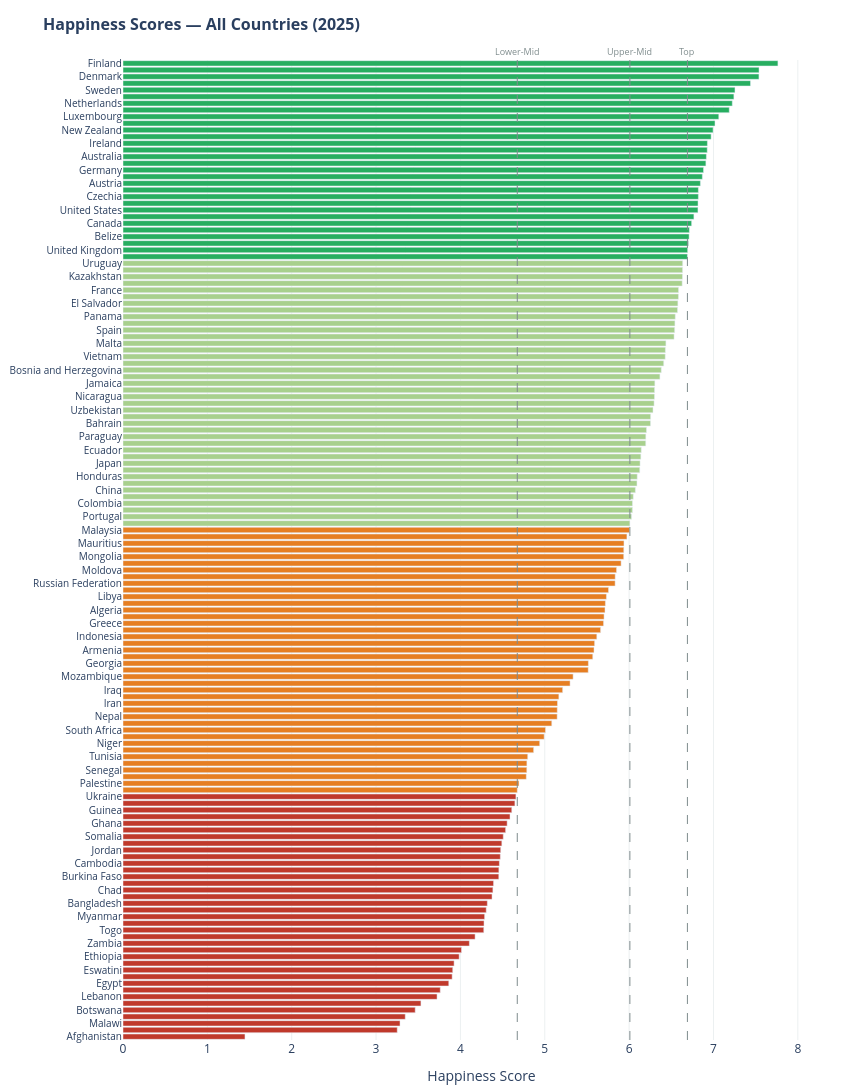

The notebook cell saved with this chart:
### Code cell
# Horizontal bar chart — all 147 countries sorted by score
df_sorted = df25.sort_values("happiness_score")
bar_colors = [color_map[t] for t in df_sorted["tier"]]

fig2 = go.Figure(go.Bar(
    x=df_sorted["happiness_score"],
    y=df_sorted["country"],
    orientation="h",
    marker_color=bar_colors,
    hovertemplate="<b>%{y}</b><br>Score: %{x:.3f}<extra></extra>",
))

# Tier boundary lines
boundaries = [
    (df25[df25["tier"] == "Top"]["happiness_score"].min(), "Top"),
    (df25[df25["tier"] == "Upper-Mid"]["happiness_score"].min(), "Upper-Mid"),
    (df25[df25["tier"] == "Lower-Mid"]["happiness_score"].min(), "Lower-Mid"),
]
for x_val, label in boundaries:
    fig2.add_vline(
        x=x_val, line_dash="dash", line_color="#7f8c8d", line_width=1,
        annotation_text=label, annotation_position="top",
        annotation_font_size=9, annotation_font_color="#7f8c8d",
    )

fig2.update_layout(
    title="<b>Happiness Scores — All Countries (2025)</b>",
    xaxis_title="Happiness Score",
    xaxis_range=[0, 8.5],
    height=3200, width=860,
    plot_bgcolor="white", paper_bgcolor="white",
    xaxis=dict(showgrid=True, gridcolor="#ecf0f1"),
    yaxis=dict(tickfont=dict(size=10)),
    margin=dict(l=10, r=20, t=60, b=40),
    title_font_size=16,
)

fig2.show()

### Figure 1 — Plotly figure (JSON) as saved in the notebook; plotly's stock layout.template omitted (floating-point values rounded to 4 significant figures; data arrays with more than 128 entries replaced by an {"elided": "..."} marker saying what was removed)
{"data": [{"hovertemplate": "<b>%{y}</b><br>Score: %{x:.3f}<extra></extra>", "marker": {"color": {"elided": "147 str values"}}, "orientation": "h", "type": "bar", "x": {"elided": "147 float values"}, "y": {"elided": "147 str values"}}], "layout": {"annotations": [{"font": {"color": "#7f8c8d", "size": 9}, "showarrow": false, "text": "Top", "x": 6.691, "xanchor": "center", "xref": "x", "y": 1, "yanchor": "bottom", "yref": "y domain"}, {"font": {"color": "#7f8c8d", "size": 9}, "showarrow": false, "text": "Upper-Mid", "x": 6.009, "xanchor": "center", "xref": "x", "y": 1, "yanchor": "bottom", "yref": "y domain"}, {"font": {"color": "#7f8c8d", "size": 9}, "showarrow": false, "text": "Lower-Mid", "x": 4.674, "xanchor": "center", "xref": "x", "y": 1, "yanchor": "bottom", "yref": "y domain"}], "height": 3200, "margin": {"b": 40, "l": 10, "r": 20, "t": 60}, "paper_bgcolor": "white", "plot_bgcolor": "white", "shapes": [{"line": {"color": "#7f8c8d", "dash": "dash", "width": 1}, "type": "line", "x0": 6.691, "x1": 6.691, "xref": "x", "y0": 0, "y1": 1, "yref": "y domain"}, {"line": {"color": "#7f8c8d", "dash": "dash", "width": 1}, "type": "line", "x0": 6.009, "x1": 6.009, "xref": "x", "y0": 0, "y1": 1, "yref": "y domain"}, {"line": {"color": "#7f8c8d", "dash": "dash", "width": 1}, "type": "line", "x0": 4.674, "x1": 4.674, "xref": "x", "y0": 0, "y1": 1, "yref": "y domain"}], "title": {"font": {"size": 16}, "text": "<b>Happiness Scores — All Countries (2025)</b>"}, "width": 860, "xaxis": {"gridcolor": "#ecf0f1", "range": [0, 8.5], "showgrid": true, "title": {"text": "Happiness Score"}}, "yaxis": {"tickfont": {"size": 10}}}}
